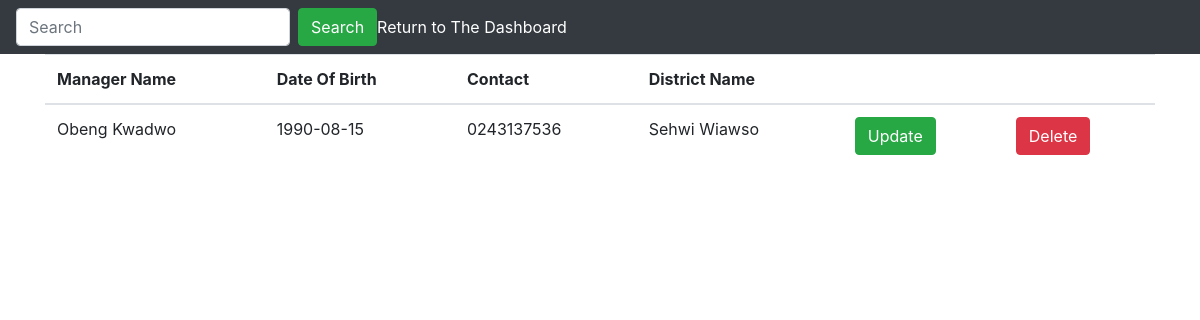
/ViewTables/ViewDMs.php, run on the app's committed database.
### tables this page shows
CREATE TABLE `district_managers` (
  `ManagerID` int(11) NOT NULL,
  `Manager_Name` varchar(50) NOT NULL,
  `DOB` date NOT NULL,
  `Contact` varchar(15) NOT NULL,
  `DistrictID` int(11) NOT NULL
);

CREATE TABLE `districts` (
  `DistrictID` int(11) NOT NULL,
  `District_Name` varchar(50) NOT NULL,
  `Region` varchar(50) NOT NULL,
  `VehicleID` int(11) NOT NULL,
  `Vehicle_Number` varchar(20) DEFAULT NULL
);

### classescontrollers/DM_controller.php (called while the page is built, shortened)
<?php
require("DM_class.php");
function view_managerfunc(){
	$man_array = array();
	$manager_object = new manager_class();
	$m_records = $manager_object->viewmanager();
	if ($m_records) {
		while ($m_result = $manager_object->db_fetch()) {
			$man_array[] = $m_result;
		}
	}
	return $man_array;
}

### classescontrollers/DM_class.php (called while the page is built, shortened)
<?php
require(dirname(__FILE__))."/../Settings/db_class.php";
class manager_class extends db_connection
{
	public function viewmanager(){
		$sql = "SELECT * FROM district_managers,districts where district_managers.DistrictID = districts.DistrictID";
		return $this->db_query($sql);
	}
}
?>

### Settings/db_class.php (called while the page is built, shortened)
<?php
class db_connection
{
	public $db = null;
	public $results = null;
	function db_connect(){
		$this->db = mysqli_connect(SERVER,USERNAME,PASSWD,DATABASE);
		if (mysqli_connect_errno()) {
			return false;
		}else{
			return true;
		}
	}
	function db_query($sqlQuery){
		$this->results = mysqli_query($this->db,$sqlQuery);
		if ($this->results == false) {
			return false;
		}else{
			return true;
		}
	}
	function db_fetch(){
		return mysqli_fetch_assoc($this->results);
	}
}
?>

### ViewTables/ViewDMs.php (the view, shortened to what this page needs)
<?php
require(dirname(__FILE__))."/../classescontrollers/DM_controller.php";
?>
<!DOCTYPE html>
<html lang="en">
  <head>
        <link rel="stylesheet" href="https://maxcdn.bootstrapcdn.com/bootstrap/4.5.2/css/bootstrap.min.css">
        </head>
        <body>
              <nav class="navbar navbar-expand-sm bg-dark navbar-dark">
                <form class="form-inline" action="">
                  <input class="form-control mr-sm-2" type="text" placeholder="Search" name="Search" id="Search">
                  <button class="btn btn-success" type="submit">Search</button>
                </form>
                <a style="color:white" href="../Forms/Dashboard.php">Return to The Dashboard</a>
              </nav>
          <div class="container">
            <table class="table table-striped">
              <thead>
                <tr>
                  <th>Manager Name</th>
                  <th>Date Of Birth</th>
                  <th>Contact</th>
                  <th>District Name</th>
                  <th></th>
                  <th></th>
                </tr>
              </thead>
              <tbody>
                <tr>
                  <?php
                  if (isset($_GET['Search'])){
                        $Search = $_GET['Search'];
                        $managers = searchdistrictfunc($Search);
                        foreach ($managers as $manager ) {
                          echo
                          "<tr>
                            <td>".$manager['Manager_Name']."</td>
                            <td>".$manager['DOB']."</td>
                            <td>".$manager['Contact']."</td>
                            <td>".$manager['District_Name']."</td>
                            <td><a href='#' class='btn btn-success'>Update</a></td>
                            <td><a href='../actions/DistrictsManagersAction.php?ManagerID=".$manager['ManagerID']."' class='btn btn-danger'>Delete</a></td>
                          </tr>";                          }
                      }
                  else{
                       $managers = view_managerfunc();
                        foreach ($managers as $manager ) {
                          echo
                          "<tr>
                            <td>".$manager['Manager_Name']."</td>
                            <td>".$manager['DOB']."</td>
                            <td>".$manager['Contact']."</td>
                            <td>".$manager['District_Name']."</td>
                            <td><a href='#' class='btn btn-success'>Update</a></td>
                            <td><a href='../actions/DistrictsManagersAction.php?ManagerID=".$manager['ManagerID']."' class='btn btn-danger'>Delete</a></td>
                          </tr>";
                          }
                  }
                  ?>
                </tbody>
              </table>
            </div>
          </body>
        </html>

### data on the page
district_managers: Manager_Name "Obeng Kwadwo", DOB "1990-08-15", Contact "0243137536", districts.District_Name "Sehwi Wiawso"
